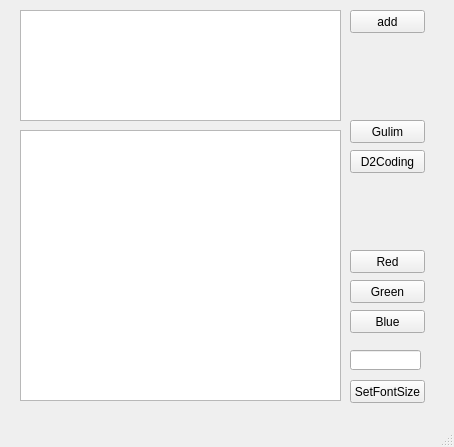
<?xml version="1.0" encoding="UTF-8"?>
<ui version="4.0">
 <class>MainWindow</class>
 <widget class="QMainWindow" name="MainWindow">
  <property name="geometry">
   <rect>
    <x>0</x>
    <y>0</y>
    <width>454</width>
    <height>447</height>
   </rect>
  </property>
  <property name="windowTitle">
   <string>MainWindow</string>
  </property>
  <widget class="QWidget" name="centralwidget">
   <widget class="QPushButton" name="btn_add">
    <property name="geometry">
     <rect>
      <x>350</x>
      <y>10</y>
      <width>75</width>
      <height>23</height>
     </rect>
    </property>
    <property name="text">
     <string>add</string>
    </property>
   </widget>
   <widget class="QTextEdit" name="input_text">
    <property name="geometry">
     <rect>
      <x>20</x>
      <y>10</y>
      <width>321</width>
      <height>111</height>
     </rect>
    </property>
   </widget>
   <widget class="QTextEdit" name="output_text">
    <property name="geometry">
     <rect>
      <x>20</x>
      <y>130</y>
      <width>321</width>
      <height>271</height>
     </rect>
    </property>
    <property name="readOnly">
     <bool>true</bool>
    </property>
   </widget>
   <widget class="QPushButton" name="btn_font_1">
    <property name="geometry">
     <rect>
      <x>350</x>
      <y>120</y>
      <width>75</width>
      <height>23</height>
     </rect>
    </property>
    <property name="text">
     <string>Gulim</string>
    </property>
   </widget>
   <widget class="QPushButton" name="btn_font_2">
    <property name="geometry">
     <rect>
      <x>350</x>
      <y>150</y>
      <width>75</width>
      <height>23</height>
     </rect>
    </property>
    <property name="text">
     <string>D2Coding</string>
    </property>
   </widget>
   <widget class="QPushButton" name="btn_text_color_1">
    <property name="geometry">
     <rect>
      <x>350</x>
      <y>250</y>
      <width>75</width>
      <height>23</height>
     </rect>
    </property>
    <property name="text">
     <string>Red</string>
    </property>
   </widget>
   <widget class="QPushButton" name="btn_text_color_2">
    <property name="geometry">
     <rect>
      <x>350</x>
      <y>280</y>
      <width>75</width>
      <height>23</height>
     </rect>
    </property>
    <property name="text">
     <string>Green</string>
    </property>
   </widget>
   <widget class="QPushButton" name="btn_text_color_3">
    <property name="geometry">
     <rect>
      <x>350</x>
      <y>310</y>
      <width>75</width>
      <height>23</height>
     </rect>
    </property>
    <property name="text">
     <string>Blue</string>
    </property>
   </widget>
   <widget class="QLineEdit" name="input_fontsize">
    <property name="geometry">
     <rect>
      <x>350</x>
      <y>350</y>
      <width>71</width>
      <height>20</height>
     </rect>
    </property>
    <property name="inputMethodHints">
     <set>Qt::ImhDigitsOnly</set>
    </property>
   </widget>
   <widget class="QPushButton" name="btn_setsize">
    <property name="geometry">
     <rect>
      <x>350</x>
      <y>380</y>
      <width>75</width>
      <height>23</height>
     </rect>
    </property>
    <property name="text">
     <string>SetFontSize</string>
    </property>
   </widget>
  </widget>
  <widget class="QMenuBar" name="menubar">
   <property name="geometry">
    <rect>
     <x>0</x>
     <y>0</y>
     <width>454</width>
     <height>21</height>
    </rect>
   </property>
  </widget>
  <widget class="QStatusBar" name="statusbar"/>
 </widget>
 <resources/>
 <connections/>
</ui>
